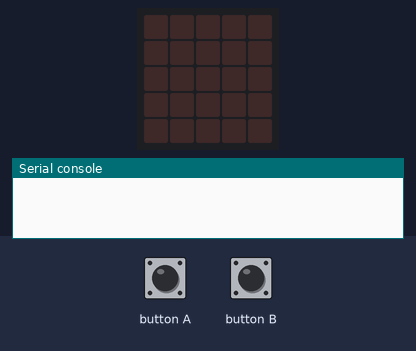
A program run on a simulated BBC micro:bit (MakeCode). Parts: the board's 5×5 LED display, the last lines printed to the serial console. Inputs (shaded band) come from the test bench. No radio messages arrive unless stated (any console line starting 'radio sent:' is added by the test bench).

Above: at 1.2 s.
1.3 s: button A pressed for 0.15 s
At 2.5 s:
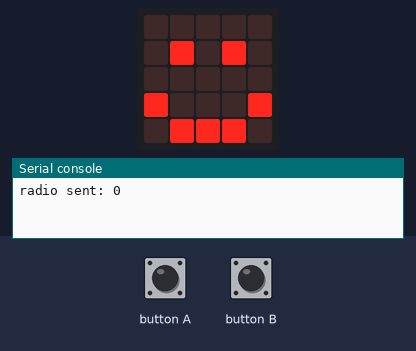
4.4 s: button B pressed for 0.15 s
At 4.8 s:
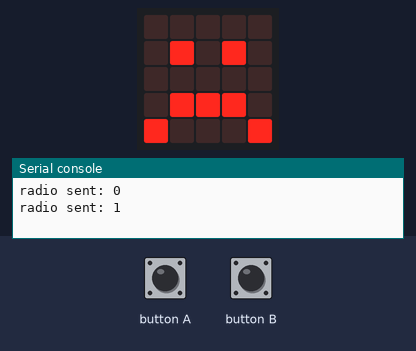
Timing chart, 0 to 7.4 s (numbered marks = the images above; inputs shaded):
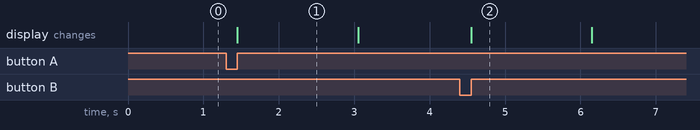

Measured:
- after the input at 1.3 s, the display: changes after 0.15 s (image 1)
- after the input at 4.4 s, the display: changes after 0.15 s (image 2)
- what the display in image 1 shows lasts 1.6 s, from 1.5 s to 3.1 s

The program:

Ex18.py
```python
def on_received_number(receivedNumber):
    if receivedNumber == 1:
        basic.show_icon(IconNames.SAD)
        basic.pause(1000)
        basic.clear_screen()
    if receivedNumber == 0:
        basic.show_icon(IconNames.HAPPY)
        basic.pause(1000)
        basic.clear_screen()
radio.on_received_number(on_received_number)

def on_button_pressed_a():
    radio.send_number(0)
    basic.show_icon(IconNames.HAPPY)
    basic.pause(1000)
    basic.clear_screen()
input.on_button_pressed(Button.A, on_button_pressed_a)

def on_button_pressed_b():
    radio.send_number(1)
    basic.show_icon(IconNames.SAD)
    basic.pause(1000)
    basic.clear_screen()
input.on_button_pressed(Button.B, on_button_pressed_b)
```
